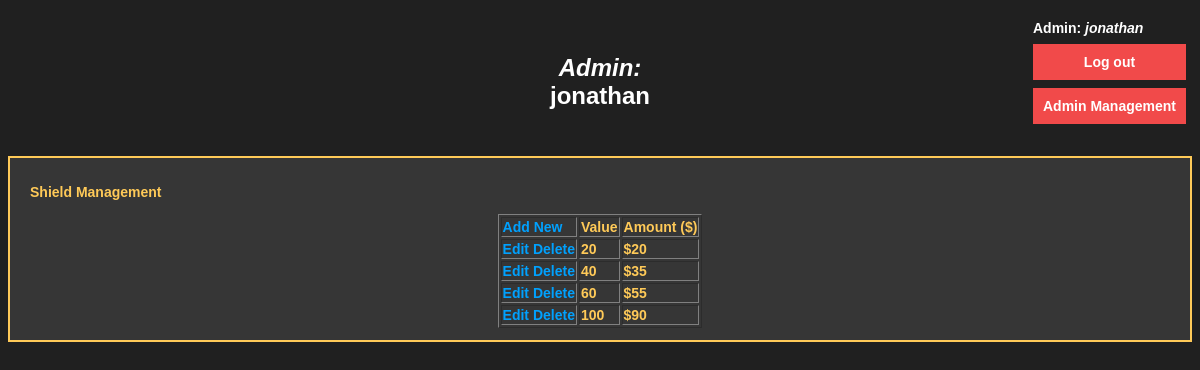
The app's page /source/ShieldManagement.php (signed in) with its own data.
### tables this page shows
CREATE TABLE `verticalshooter_entity_user` (
  `username` varchar(45) NOT NULL,
  `password` varchar(45) DEFAULT NULL,
  `role` varchar(45) DEFAULT NULL,
  `fullname` varchar(255) DEFAULT NULL,
  `email` varchar(255) DEFAULT NULL,
  `shield` int(11) DEFAULT NULL,
  PRIMARY KEY (`username`)
);

CREATE TABLE `verticalshooter_entity_shield` (
  `id` int(11) NOT NULL AUTO_INCREMENT,
  `value` int(11) DEFAULT NULL,
  `amount` int(11) DEFAULT NULL,
  PRIMARY KEY (`id`)
);

### source/session.php (called while the page is built, shortened)
<?php
    include("config.php");
    $user_check=$_SESSION['login_user'];
    $ses_sql=mysqli_query($connection, "select username from VerticalShooter_entity_user where username='$user_check'");
    $row = mysqli_fetch_assoc($ses_sql);
    $login_session =$row['username'];
?>

### source/ShieldManagement.php (the view, shortened to what this page needs)
<?php
include('session.php');
?>
<!DOCTYPE html>
<html>
    <head>
        <link rel="stylesheet" type="text/css" href="style.css">
    </head>
    <body>
        <div id="profile">
            <div class="topright">
                <label>Admin: <i><?php echo $login_session; ?></i></label>
                <a href="logout.php">
                    <div id="logout">Log out</div>
                </a>
                <a href="admin.php">
                    <div id="logout">Admin Management</div>
                </a>
            </div>
        </div>
        <br><br>
        <div id="playertitle"><i>Admin:</i> <b><?php echo $login_session; ?></b></div>
        <br><br>
        <div id="admin">
            <p>Shield Management</p>
            <?php
            $sql = "SELECT * FROM VerticalShooter_entity_shield";
            $result = mysqli_query($connection, $sql);
            echo"<table border ='1'>";
            echo"<tr>"
            . "<td><a href = 'ShieldEdit.php?action=new'>Add New</a></td>"
            . "<td>Value</td>"
            . "<td>Amount ($)</td>"
            . "</tr>";
            while ($row = mysqli_fetch_assoc($result)) {
                echo"<tr>"
                . "<td><a href = 'ShieldEdit.php?action=edit&id={$row['id']}'>Edit</a> "
                . "<a onclick='return confirmDelete();' href = 'ShieldEdit.php?action=delete&id={$row['id']}'>Delete</a>"
                . "</td>"
                . "<td>{$row['value']}</td>"
                . "<td>\${$row['amount']}</td>";
            }
            echo"</table>";
            ?>
        </div>
    </body>
</html>

### source/style.css (style rules this page uses)
body { color: white; font-size: 14px; font-family: Arial, Helvetica, sans-serif; font-weight: bold; background-color: #202020; }
label { color: white; font-size: 14px; font-family: Arial, Helvetica, sans-serif; font-weight: bold; }
a { color: #00A1FE; font-size: 14px; font-weight: bold; text-align: center; text-decoration: none; width: 100% }
#logout { font-family: Arial, Helvetica, sans-serif; background-color: #F14A4A; color: white; padding: 10px 10px; margin: 8px 0; cursor: pointer; }
.topright { position: fixed; top: 20px; right: 14px; }
#admin { color: #FFCA58; background-color: #363636; margin: auto; border: 2px solid #FFCA58; padding: 12px 20px; }
#playertitle { font-family: Arial, Helvetica, sans-serif; font-size: 24px; text-decoration: none; text-align: center; color: white; padding: 14px 20px; margin: auto; width: 10%; cursor: pointer; }
table { margin: 0px auto; }

### records on screen
verticalshooter_entity_user: username "jonathan"
verticalshooter_entity_shield: value "20", amount "20"
verticalshooter_entity_shield: value "40", amount "35"
verticalshooter_entity_shield: value "60", amount "55"
verticalshooter_entity_shield: value "100", amount "90"
